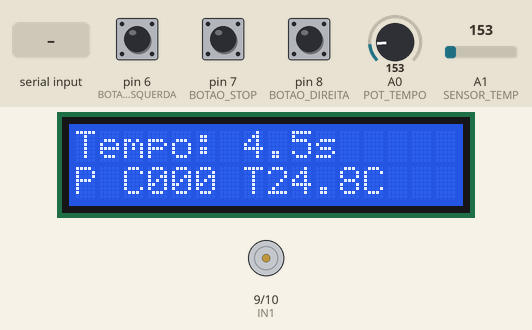
Bench run of a sketch on a simulated Arduino Uno, built with avr-gcc and run on an emulated ATmega328P. On the bench: 16×2 character LCD, motor-driver pin pairs drawn as motors (green arrow = first pin HIGH = forward, orange = second pin HIGH = backward, longer = more drive). The inputs (shaded band) are chosen by the test bench; at power-on: pin 6 (BOTAO_ESQUERDA) HIGH, pin 7 (BOTAO_STOP) HIGH, pin 8 (BOTAO_DIREITA) HIGH, A1 (SENSOR_TEMP) = 153, A0 (POT_TEMPO) = 153. EEPROM starts erased; what the sketch prints to the serial monitor is not drawn.

Above: at 2.9 s.
3.0 s: pin 6 (BOTAO_ESQUERDA) pulled LOW for 0.15 s
At 4.1 s:
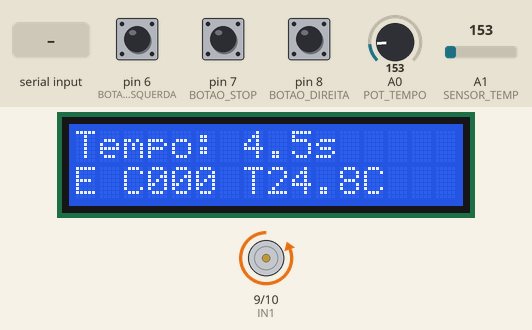
6.1 s: pin 7 (BOTAO_STOP) pulled LOW for 0.15 s
At 6.2 s:
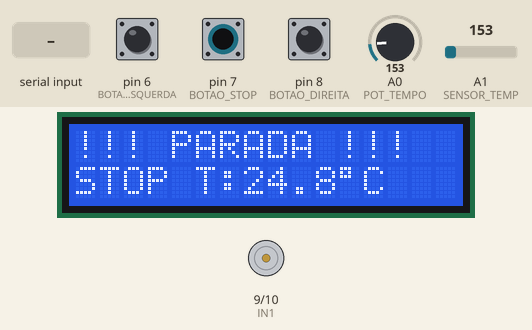
7.7 s: pin 8 (BOTAO_DIREITA) pulled LOW for 0.15 s
At 9.1 s:
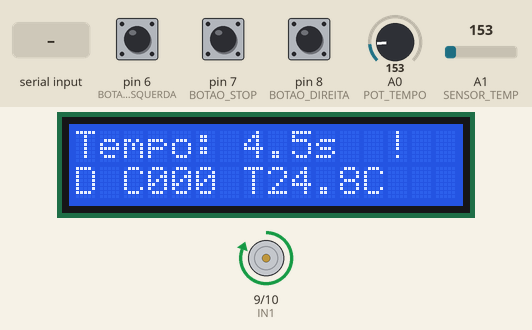
10.8 s: "T90\n" received over Serial
At 11.9 s:
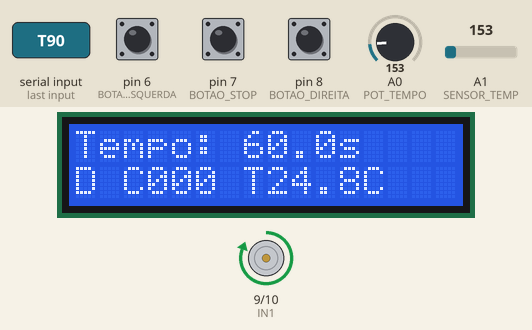
13.8 s: "D90\n" received over Serial
At 14.8 s:
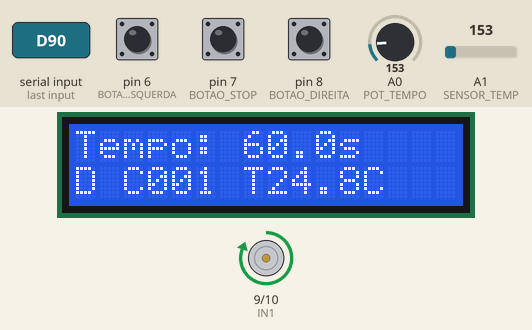
15.4 s: A1 (SENSOR_TEMP) set to 165
At 16.1 s:
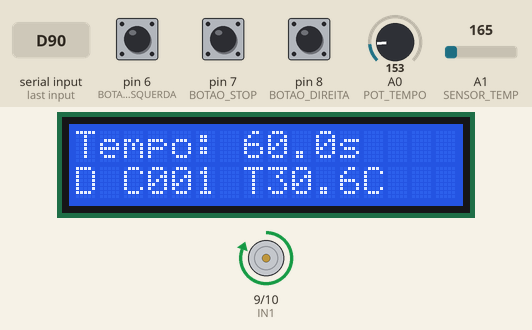
Timing chart, 0 to 17.9 s (numbered marks = the images above; inputs shaded):
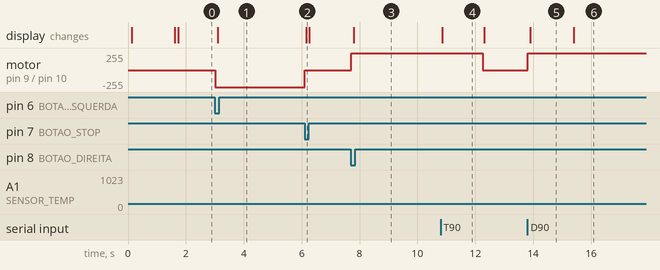

The sketch:

controle_motor_L298N_v3__1_.ino
```cpp
// =====================================================================
//  CONTROLE DE MOTOR - L298N + LCD 16x2 + painel web  (firmware v3.0)
//
//  Funciona com as ligações atuais (nenhum fio novo é necessário).
//  Use junto com o arquivo painel_motor_v3.html
//
//  Opções (mude para 1 / 0 se precisar):
//    USAR_WATCHDOG  1 = reinicia o Arduino se o programa travar
//    USAR_DS18B20   1 = usa sonda DS18B20 em vez do TMP36
//                       (precisa das bibliotecas OneWire e DallasTemperature,
//                        sonda no pino A2 com resistor de 4,7 kΩ ao 5V)
// =====================================================================

#include <LiquidCrystal.h>
#include <EEPROM.h>
#include <avr/wdt.h>

#define VERSAO_FW "3.0"
#define USAR_WATCHDOG 1
#define USAR_DS18B20 0

#if USAR_DS18B20
  #include <OneWire.h>
  #include <DallasTemperature.h>
#endif

// =============================
// MOTOR - L298N (ENA com jumper colocado)
// IN1 e IN2 estão em pinos PWM (9 e 10): permitem velocidade e rampa
// =============================
const int IN1 = 9;
const int IN2 = 10;

// =============================
// BOTÕES (S1 = DIREITA | S2 = ESQUERDA | S3 = STOP)
// =============================
const int BOTAO_DIREITA = 8;
const int BOTAO_ESQUERDA = 6;
const int BOTAO_STOP = 7;

// =============================
// ENTRADAS ANALÓGICAS / SENSORES
// =============================
const int POT_TEMPO = A0;
const int SENSOR_TEMP = A1;     // TMP36
const int PINO_DS18B20 = A2;    // só se USAR_DS18B20 = 1

// =============================
// LCD: RS, E, DB4, DB5, DB6, DB7
// =============================
LiquidCrystal lcd(12, 11, 5, 4, 3, 2);

#if USAR_DS18B20
OneWire oneWire(PINO_DS18B20);
DallasTemperature sensorDS(&oneWire);
unsigned long ultimaLeituraDS = 0;
#endif

// =============================
// CONFIGURAÇÃO SALVA NA EEPROM
// =============================
struct Config {
  uint16_t magic;
  uint8_t  velocidade;          // 10..100 %
  uint8_t  rampaDecimos;        // 0..50  (0,0 a 5,0 s)
  uint16_t tempoMaxS;           // 10..3600 s
  bool     alarmeAtivo;
  bool     alarmeParar;         // true = bloqueia/interrompe o motor em alarme
  int16_t  tMinX10;             // faixa de temperatura (°C x 10)
  int16_t  tMaxX10;
  int16_t  offsetX100;          // calibração da temperatura (°C x 100)
  bool     tempoRemoto;         // true = tempo definido pelo painel
  uint16_t tempoRemotoDecimos;
};

const uint16_t MAGIC = 0xF3A5;
Config cfg;

void configPadrao() {
  cfg.magic = MAGIC;
  cfg.velocidade = 100;
  cfg.rampaDecimos = 0;
  cfg.tempoMaxS = 60;
  cfg.alarmeAtivo = false;
  cfg.alarmeParar = false;
  cfg.tMinX10 = 300;
  cfg.tMaxX10 = 350;
  cfg.offsetX100 = 0;
  cfg.tempoRemoto = false;
  cfg.tempoRemotoDecimos = 20;
}

void salvarConfig() {
  EEPROM.put(0, cfg);
}

void carregarConfig() {
  EEPROM.get(0, cfg);
  if (cfg.magic != MAGIC) {
    configPadrao();
    salvarConfig();
    return;
  }
  // Garante valores válidos
  cfg.velocidade = constrain(cfg.velocidade, 10, 100);
  cfg.rampaDecimos = constrain(cfg.rampaDecimos, 0, 50);
  cfg.tempoMaxS = constrain(cfg.tempoMaxS, 10, 3600);
  cfg.offsetX100 = constrain(cfg.offsetX100, -1000, 1000);
  if (cfg.tempoRemotoDecimos < 1) cfg.tempoRemotoDecimos = 1;
  if (cfg.tempoRemotoDecimos > cfg.tempoMaxS * 10UL) cfg.tempoRemotoDecimos = cfg.tempoMaxS * 10UL;
}

// =============================
// ESTADO DO MOTOR
// =============================
bool motorLigado = false;
int direcao = 0;                       // 1 = direita, 2 = esquerda
unsigned long inicioMotor = 0;
unsigned long duracaoCicloMs = 0;      // fixa no início do ciclo
unsigned long decimosCiclo = 0;

unsigned long ciclos = 0;

int estadoAnteriorDireita = HIGH;
int estadoAnteriorEsquerda = HIGH;

// =============================
// EMERGÊNCIA / ALARME
// =============================
bool emergenciaWeb = false;
bool emergenciaAtiva = false;
bool alarmeTemp = false;
bool alarmeAnterior = false;
bool bloqueioAlarme = false;

// =============================
// SEQUÊNCIA DE CICLOS
// =============================
bool seqAtiva = false;
int seqModo = 1;                       // 1 = direita, 2 = esquerda, 3 = alternar
int seqProximaDir = 1;
unsigned int seqRestantes = 0;
unsigned long seqIntervaloMs = 0;
unsigned long seqProximoMs = 0;

// =============================
// COMUNICAÇÃO COM O PAINEL
// =============================
int comandoWeb = 0;                    // 1 = direita, 2 = esquerda
String bufferSerial = "";
unsigned long ultimoEnvio = 0;
float temperaturaBruta = NAN;


// =============================
// FUNÇÕES DO MOTOR
// =============================
void pararMotor() {
  digitalWrite(IN1, LOW);
  digitalWrite(IN2, LOW);
}

// duty: 0 a 255 (PWM no pino de entrada ativo; o outro fica em LOW)
void aplicarMotor(int dir, int duty) {
  if (dir == 0 || duty <= 0) {
    pararMotor();
    return;
  }
  if (dir == 1) {
    digitalWrite(IN2, LOW);
    analogWrite(IN1, duty);
  } else {
    digitalWrite(IN1, LOW);
    analogWrite(IN2, duty);
  }
}

// Rampa de partida e de parada dentro do tempo programado
void atualizarMotor(unsigned long decorrido) {
  unsigned long restante = duracaoCicloMs - decorrido;
  unsigned long rampaMs = cfg.rampaDecimos * 100UL;
  unsigned long maxRampa = duracaoCicloMs / 2;
  if (rampaMs > maxRampa) rampaMs = maxRampa;

  float fator = 1.0;
  if (rampaMs > 0) {
    unsigned long m = (decorrido < restante) ? decorrido : restante;
    if (m < rampaMs) fator = (float)m / (float)rampaMs;
  }

  int duty = (int)(255.0 * cfg.velocidade / 100.0 * fator);
  aplicarMotor(direcao, duty);
}

void imprimirTempo(unsigned long decimos) {
  Serial.print(decimos / 10);
  Serial.print(".");
  Serial.print(decimos % 10);
}

void iniciarCiclo(int dir, unsigned long decimos, float temperatura) {
  motorLigado = true;
  direcao = dir;
  inicioMotor = millis();
  decimosCiclo = decimos;
  duracaoCicloMs = decimos * 100UL;

  atualizarMotor(0);

  Serial.println();
  Serial.println("=== NOVO CICLO ===");

  Serial.print("Ciclo: ");
  Serial.println(ciclos + 1);

  Serial.print("Direcao: ");
  Serial.println(dir == 1 ? "DIREITA" : "ESQUERDA");

  Serial.print("Tempo programado: ");
  imprimirTempo(decimos);
  Serial.println(" s");

  Serial.print("Velocidade: ");
  Serial.print(cfg.velocidade);
  Serial.println(" %");

  Serial.print("Temperatura inicial: ");
  Serial.print(temperatura, 1);
  Serial.println(" C");

  Serial.println("==================");
}

void tentarIniciar(int dir, unsigned long decimos, float temperatura) {
  if (motorLigado) return;
  if (seqAtiva) {
    Serial.println("RECUSADO;sequencia em andamento");
    return;
  }
  if (bloqueioAlarme) {
    Serial.println("RECUSADO;alarme de temperatura");
    return;
  }
  iniciarCiclo(dir, decimos, temperatura);
}

void cancelarSequencia() {
  seqAtiva = false;
  seqRestantes = 0;
}


// =============================
// TEMPERATURA
// =============================
float lerTemperatura() {
#if USAR_DS18B20
  if (millis() - ultimaLeituraDS >= 1000UL) {
    float t = sensorDS.getTempCByIndex(0);
    sensorDS.requestTemperatures();
    ultimaLeituraDS = millis();
    if (t > -100.0) temperaturaBruta = t;
    else temperaturaBruta = NAN;           // sonda desconectada
  }
#else
  analogRead(SENSOR_TEMP);                 // descarta a primeira leitura
  long soma = 0;
  for (int i = 0; i < 8; i++) {
    soma += analogRead(SENSOR_TEMP);
  }
  float tensao = (soma / 8.0) * (5.0 / 1023.0);
  temperaturaBruta = (tensao - 0.5) * 100.0;
#endif

  if (isnan(temperaturaBruta)) return NAN;
  return temperaturaBruta + cfg.offsetX100 / 100.0;
}


// =============================
// COMUNICAÇÃO: ENVIO
// =============================
void enviarVersao() {
  Serial.print("VERSAO;");
  Serial.println(VERSAO_FW);
}

// CONFIG;velocidade;rampa_s;tempoMax_s;alarmeAtivo;tMin;tMax;parar;offset;sensor
void enviarConfig() {
  Serial.print("CONFIG;");
  Serial.print(cfg.velocidade);
  Serial.print(";");
  Serial.print(cfg.rampaDecimos / 10.0, 1);
  Serial.print(";");
  Serial.print(cfg.tempoMaxS);
  Serial.print(";");
  Serial.print(cfg.alarmeAtivo ? 1 : 0);
  Serial.print(";");
  Serial.print(cfg.tMinX10 / 10.0, 1);
  Serial.print(";");
  Serial.print(cfg.tMaxX10 / 10.0, 1);
  Serial.print(";");
  Serial.print(cfg.alarmeParar ? 1 : 0);
  Serial.print(";");
  Serial.print(cfg.offsetX100 / 100.0, 2);
  Serial.print(";");
#if USAR_DS18B20
  Serial.println("D");
#else
  Serial.println("T");
#endif
}

// DADOS;temp;tempo_s;estado;ciclos;modoTempo;velocidade;alarme;seqRestantes;seqProximoEm_s
// estado: P = parado, D = direita, E = esquerda, S = emergência
// modoTempo: P = potenciômetro, W = definido pelo painel
void enviarDados(float temperatura, unsigned long decimos) {
  if (millis() - ultimoEnvio < 500) return;
  ultimoEnvio = millis();

  char estado;
  if (emergenciaAtiva) estado = 'S';
  else if (!motorLigado) estado = 'P';
  else if (direcao == 1) estado = 'D';
  else estado = 'E';

  unsigned long seqProxS = 0;
  if (seqAtiva && !motorLigado) {
    long falta = (long)(seqProximoMs - millis());
    if (falta > 0) seqProxS = falta / 1000;
  }

  Serial.print("DADOS;");
  Serial.print(temperatura, 1);
  Serial.print(";");
  Serial.print(decimos / 10.0, 1);
  Serial.print(";");
  Serial.print(estado);
  Serial.print(";");
  Serial.print(ciclos);
  Serial.print(";");
  Serial.print(cfg.tempoRemoto ? 'W' : 'P');
  Serial.print(";");
  Serial.print(cfg.velocidade);
  Serial.print(";");
  Serial.print(alarmeTemp ? 1 : 0);
  Serial.print(";");
  Serial.print(seqAtiva ? seqRestantes : 0);
  Serial.print(";");
  Serial.println(seqProxS);
}


// =============================
// COMUNICAÇÃO: RECEBIMENTO
//
//  D / E            ciclo para direita / esquerda
//  S / L            emergência / liberar
//  T<seg>           tempo em segundos (painel)        P = volta ao potenciômetro
//  V<10-100>        velocidade em %
//  R<seg>           rampa de partida/parada (0 a 5)
//  M<seg>           tempo máximo permitido (10 a 3600)
//  A<at>,<min>,<max>,<parar>   alarme de temperatura (at e parar: 0/1)
//  C<graus>         ajuste (offset) de calibração da temperatura
//  Q<D|E|A>,<n>,<intervalo_s>  sequência de n ciclos (A = alternar)
//  X                cancela a sequência
//  G                pede versão e configuração
// =============================
String campo(const String &s, int n) {
  int ini = 0;
  for (int i = 0; i < n; i++) {
    int v = s.indexOf(',', ini);
    if (v < 0) return "";
    ini = v + 1;
  }
  int fim = s.indexOf(',', ini);
  if (fim < 0) fim = s.length();
  return s.substring(ini, fim);
}

void processarComando(String cmd) {
  char tipo = cmd.charAt(0);
  String args = cmd.substring(1);

  switch (tipo) {

    case 'D':
      comandoWeb = 1;
      break;

    case 'E':
      comandoWeb = 2;
      break;

    case 'S':
      emergenciaWeb = true;
      break;

    case 'L':
      emergenciaWeb = false;
      break;

    case 'T': {
      float seg = args.toFloat();
      long d = (long)(seg * 10.0 + 0.5);
      long maxD = (long)cfg.tempoMaxS * 10L;
      d = constrain(d, 1, maxD);
      cfg.tempoRemotoDecimos = d;
      cfg.tempoRemoto = true;
      salvarConfig();
      enviarConfig();
      break;
    }

    case 'P':
      cfg.tempoRemoto = false;
      salvarConfig();
      enviarConfig();
      break;

    case 'V': {
      int v = constrain(args.toInt(), 10, 100);
      cfg.velocidade = v;
      salvarConfig();
      enviarConfig();
      break;
    }

    case 'R': {
      float seg = args.toFloat();
      int d = (int)(seg * 10.0 + 0.5);
      cfg.rampaDecimos = constrain(d, 0, 50);
      salvarConfig();
      enviarConfig();
      break;
    }

    case 'M': {
      int s = constrain(args.toInt(), 10, 3600);
      cfg.tempoMaxS = s;
      if (cfg.tempoRemotoDecimos > cfg.tempoMaxS * 10UL) {
        cfg.tempoRemotoDecimos = cfg.tempoMaxS * 10UL;
      }
      salvarConfig();
      enviarConfig();
      break;
    }

    case 'A': {
      int ativo = campo(args, 0).toInt();
      float tmin = campo(args, 1).toFloat();
      float tmax = campo(args, 2).toFloat();
      int parar = campo(args, 3).toInt();
      if (tmin >= tmax) {
        Serial.println("RECUSADO;faixa de temperatura invalida");
        break;
      }
      cfg.alarmeAtivo = (ativo != 0);
      cfg.tMinX10 = (int)(tmin * 10.0 + (tmin < 0 ? -0.5 : 0.5));
      cfg.tMaxX10 = (int)(tmax * 10.0 + (tmax < 0 ? -0.5 : 0.5));
      cfg.alarmeParar = (parar != 0);
      salvarConfig();
      enviarConfig();
      break;
    }

    case 'C': {
      float off = constrain(args.toFloat(), -10.0, 10.0);
      cfg.offsetX100 = (int)(off * 100.0 + (off < 0 ? -0.5 : 0.5));
      salvarConfig();
      enviarConfig();
      break;
    }

    case 'Q': {
      String modo = campo(args, 0);
      int n = campo(args, 1).toInt();
      float intervalo = campo(args, 2).toFloat();
      char m = modo.charAt(0);

      if (motorLigado || seqAtiva || emergenciaAtiva || bloqueioAlarme) {
        Serial.println("RECUSADO;sequencia nao pode iniciar agora");
        break;
      }
      if (n < 1 || (m != 'D' && m != 'E' && m != 'A')) {
        Serial.println("RECUSADO;sequencia invalida");
        break;
      }
      n = constrain(n, 1, 999);
      intervalo = constrain(intervalo, 0.0, 3600.0);

      seqModo = (m == 'D') ? 1 : (m == 'E') ? 2 : 3;
      seqProximaDir = (m == 'E') ? 2 : 1;
      seqRestantes = n;
      seqIntervaloMs = (unsigned long)(intervalo * 1000.0);
      seqProximoMs = millis();
      seqAtiva = true;

      Serial.print("SEQUENCIA iniciada;");
      Serial.print(n);
      Serial.println(" ciclos");
      break;
    }

    case 'X':
      if (seqAtiva) {
        cancelarSequencia();
        Serial.println("SEQUENCIA cancelada;pelo painel");
      }
      break;

    case 'G':
      enviarVersao();
      enviarConfig();
      break;
  }
}

void lerComandosSerial() {
  while (Serial.available() > 0) {
    char c = Serial.read();

    if (c == '\n' || c == '\r') {
      bufferSerial.trim();
      if (bufferSerial.length() > 0) {
        processarComando(bufferSerial);
      }
      bufferSerial = "";
    }
    else if (bufferSerial.length() < 24) {
      bufferSerial += c;
    }
  }
}


// =============================
// SETUP
// =============================
void setup() {

#if USAR_WATCHDOG
  wdt_disable();
#endif

  // Motor
  pinMode(IN1, OUTPUT);
  pinMode(IN2, OUTPUT);
  pararMotor();

  // Botões
  pinMode(BOTAO_DIREITA, INPUT_PULLUP);
  pinMode(BOTAO_ESQUERDA, INPUT_PULLUP);
  pinMode(BOTAO_STOP, INPUT_PULLUP);

  // Configuração salva
  carregarConfig();

  // LCD
  lcd.begin(16, 2);
  lcd.clear();
  lcd.setCursor(0, 0);
  lcd.print("Controle Motor");
  lcd.setCursor(0, 1);
  lcd.print("v");
  lcd.print(VERSAO_FW);
  lcd.print(" Iniciando..");

  Serial.begin(9600);

#if USAR_DS18B20
  sensorDS.begin();
  sensorDS.setWaitForConversion(false);
  sensorDS.requestTemperatures();
#endif

  delay(1500);

#if USAR_DS18B20
  ultimaLeituraDS = 0;
#endif

  lcd.clear();

  Serial.println("================================");
  Serial.println("   SISTEMA DE CONTROLE MOTOR");
  Serial.println("================================");
  Serial.println("Sistema iniciado.");
  enviarVersao();
  enviarConfig();
  Serial.println();

#if USAR_WATCHDOG
  wdt_enable(WDTO_2S);
#endif
}


// =============================
// LOOP
// =============================
void loop() {

#if USAR_WATCHDOG
  wdt_reset();
#endif

  // Comandos vindos do painel
  lerComandosSerial();

  // ---------- Tempo (potenciômetro ou painel) ----------
  int valorPot = analogRead(POT_TEMPO);

  unsigned long decimos;
  if (cfg.tempoRemoto) {
    decimos = cfg.tempoRemotoDecimos;
  } else {
    decimos = map(valorPot, 0, 1023, 1, 300);     // 0,1 s a 30,0 s
  }
  unsigned long maxDecimos = cfg.tempoMaxS * 10UL;
  if (decimos > maxDecimos) decimos = maxDecimos;

  // ---------- Temperatura ----------
  float temperatura = lerTemperatura();

  // ---------- Alarme de temperatura ----------
  bool semLeitura = isnan(temperatura);
  bool foraFaixa = false;
  if (cfg.alarmeAtivo) {
    if (semLeitura) foraFaixa = true;
    else if (temperatura < cfg.tMinX10 / 10.0 || temperatura > cfg.tMaxX10 / 10.0) foraFaixa = true;
  }
  alarmeTemp = foraFaixa;
  bloqueioAlarme = foraFaixa && cfg.alarmeParar;

  if (alarmeTemp && !alarmeAnterior) {
    Serial.println("ALARME;temperatura fora da faixa");
  }
  alarmeAnterior = alarmeTemp;

  if (bloqueioAlarme) {
    if (motorLigado) {
      pararMotor();
      motorLigado = false;
      direcao = 0;
      cancelarSequencia();
      Serial.println("INTERROMPIDO;alarme de temperatura");
    }
    else if (seqAtiva) {
      cancelarSequencia();
      Serial.println("SEQUENCIA cancelada;alarme de temperatura");
    }
  }

  // ---------- Parada de emergência (botão S3 ou painel) ----------
  if (digitalRead(BOTAO_STOP) == LOW || emergenciaWeb) {

    pararMotor();
    motorLigado = false;
    direcao = 0;
    comandoWeb = 0;
    cancelarSequencia();

    if (!emergenciaAtiva) {
      emergenciaAtiva = true;

      Serial.println();
      Serial.println("!!! PARADA DE EMERGENCIA !!!");

      Serial.print("Ciclos concluidos: ");
      Serial.println(ciclos);

      Serial.print("Temperatura: ");
      Serial.print(temperatura, 1);
      Serial.println(" C");

      Serial.println("==============================");
    }

    lcd.setCursor(0, 0);
    lcd.print("!!! PARADA !!!  ");

    lcd.setCursor(0, 1);
    lcd.print("STOP T:");
    lcd.print(temperatura, 1);
    lcd.print((char)223);
    lcd.print("C   ");

    enviarDados(temperatura, decimos);
    delay(30);
    return;
  }

  emergenciaAtiva = false;


  // ---------- Botões S1 / S2 e comandos D / E do painel ----------
  int estadoDireita = digitalRead(BOTAO_DIREITA);
  int estadoEsquerda = digitalRead(BOTAO_ESQUERDA);

  bool pedidoDireita = (estadoAnteriorDireita == HIGH && estadoDireita == LOW)
                       || comandoWeb == 1;
  bool pedidoEsquerda = (estadoAnteriorEsquerda == HIGH && estadoEsquerda == LOW)
                        || comandoWeb == 2;

  if (pedidoDireita) {
    tentarIniciar(1, decimos, temperatura);
  }
  else if (pedidoEsquerda) {
    tentarIniciar(2, decimos, temperatura);
  }

  comandoWeb = 0;
  estadoAnteriorDireita = estadoDireita;
  estadoAnteriorEsquerda = estadoEsquerda;


  // ---------- Sequência de ciclos ----------
  if (seqAtiva && !motorLigado && (long)(millis() - seqProximoMs) >= 0) {
    iniciarCiclo(seqProximaDir, decimos, temperatura);
    if (seqRestantes > 0) seqRestantes--;
    if (seqModo == 3) seqProximaDir = (seqProximaDir == 1) ? 2 : 1;
  }


  // ---------- Controle do motor (rampa e fim do ciclo) ----------
  if (motorLigado) {

    unsigned long decorrido = millis() - inicioMotor;

    if (decorrido >= duracaoCicloMs) {

      pararMotor();
      motorLigado = false;

      int direcaoFinal = direcao;
      direcao = 0;
      ciclos++;

      Serial.println();

      Serial.print("Ciclo ");
      Serial.print(ciclos);
      Serial.println(" concluido.");

      Serial.print("Direcao: ");
      Serial.println(direcaoFinal == 1 ? "DIREITA" : "ESQUERDA");

      Serial.print("Tempo programado: ");
      imprimirTempo(decimosCiclo);
      Serial.println(" s");

      Serial.print("Temperatura final: ");
      Serial.print(temperatura, 1);
      Serial.println(" C");

      Serial.println("------------------------------");

      if (seqAtiva) {
        if (seqRestantes == 0) {
          seqAtiva = false;
          Serial.println("SEQUENCIA concluida;todos os ciclos");
        } else {
          seqProximoMs = millis() + seqIntervaloMs;
        }
      }
    }
    else {
      atualizarMotor(decorrido);
    }
  }


  // ---------- LCD - linha 1 ----------
  lcd.setCursor(0, 0);
  lcd.print("Tempo: ");
  lcd.print(decimos / 10);
  lcd.print(".");
  lcd.print(decimos % 10);
  lcd.print("s  ");

  // ---------- LCD - linha 2 ----------
  lcd.setCursor(0, 1);

  if (!motorLigado) lcd.print("P");
  else if (direcao == 1) lcd.print("D");
  else lcd.print("E");

  lcd.print(alarmeTemp ? "!" : " ");
  lcd.print("C");

  if (ciclos < 10) lcd.print("00");
  else if (ciclos < 100) lcd.print("0");

  lcd.print(ciclos);

  lcd.print(" T");
  lcd.print(temperatura, 1);
  lcd.print("C  ");


  // ---------- Envio de dados ao painel (a cada 500 ms) ----------
  enviarDados(temperatura, decimos);

  delay(30);
}
```

Measured:
- after the input at 3.0 s, motor on pin 9 (IN1) / pin 10 (IN2): stopped → backward 255/255 at once; the display: changes after 0.10 s (image 1)
- after the input at 6.1 s, motor on pin 9 (IN1) / pin 10 (IN2): backward 255/255 → stopped after 0.01 s instead of 1.4 s; the display: changes after 0.05 s (image 2)
- after the input at 7.7 s, motor on pin 9 (IN1) / pin 10 (IN2): stopped → forward 255/255 at once; the display: changes after 0.11 s (image 3)
- after the input at 10.8 s, the display: changes after 0.05 s (image 4)
- after the input at 13.8 s, motor on pin 9 (IN1) / pin 10 (IN2): stopped → forward 255/255 at once; the display: changes after 0.10 s (image 5)
- after the input at 15.4 s, the display: changes at once (image 6)
- what the display in image 4 shows lasts 1.4 s, from 10.9 s to 12.3 s
